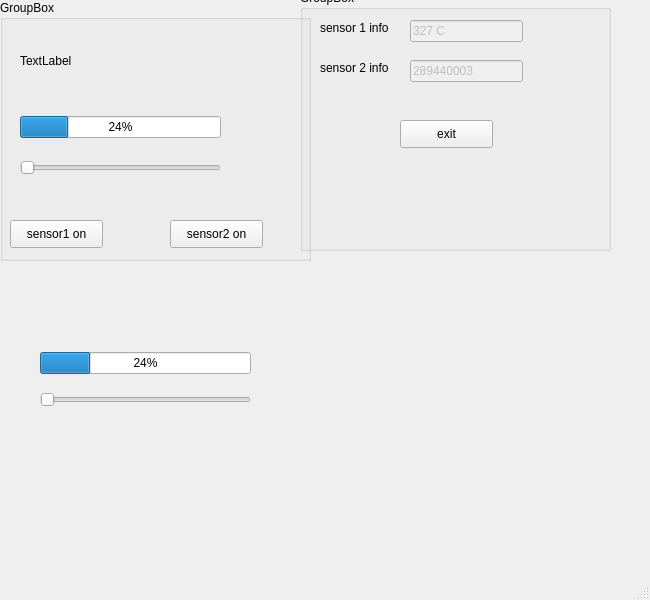
<?xml version="1.0" encoding="UTF-8"?>
<ui version="4.0">
 <class>MainWindow</class>
 <widget class="QMainWindow" name="MainWindow">
  <property name="geometry">
   <rect>
    <x>0</x>
    <y>0</y>
    <width>650</width>
    <height>600</height>
   </rect>
  </property>
  <property name="minimumSize">
   <size>
    <width>650</width>
    <height>600</height>
   </size>
  </property>
  <property name="maximumSize">
   <size>
    <width>650</width>
    <height>600</height>
   </size>
  </property>
  <property name="windowTitle">
   <string>MainWindow</string>
  </property>
  <widget class="QWidget" name="centralwidget">
   <widget class="QGroupBox" name="groupBoxAdmin">
    <property name="geometry">
     <rect>
      <x>0</x>
      <y>0</y>
      <width>311</width>
      <height>261</height>
     </rect>
    </property>
    <property name="title">
     <string>GroupBox</string>
    </property>
    <widget class="QPushButton" name="pushButton">
     <property name="geometry">
      <rect>
       <x>10</x>
       <y>220</y>
       <width>93</width>
       <height>28</height>
      </rect>
     </property>
     <property name="text">
      <string>sensor1 on</string>
     </property>
    </widget>
    <widget class="QPushButton" name="pushButton_2">
     <property name="geometry">
      <rect>
       <x>170</x>
       <y>220</y>
       <width>93</width>
       <height>28</height>
      </rect>
     </property>
     <property name="text">
      <string>sensor2 on</string>
     </property>
    </widget>
    <widget class="QLabel" name="label_3">
     <property name="geometry">
      <rect>
       <x>20</x>
       <y>40</y>
       <width>131</width>
       <height>41</height>
      </rect>
     </property>
     <property name="text">
      <string>TextLabel</string>
     </property>
    </widget>
    <widget class="QWidget" name="">
     <property name="geometry">
      <rect>
       <x>20</x>
       <y>100</y>
       <width>201</width>
       <height>91</height>
      </rect>
     </property>
     <layout class="QVBoxLayout" name="verticalLayout">
      <item>
       <widget class="QProgressBar" name="progressBar">
        <property name="value">
         <number>24</number>
        </property>
       </widget>
      </item>
      <item>
       <widget class="QSlider" name="horizontalSlider">
        <property name="orientation">
         <enum>Qt::Horizontal</enum>
        </property>
       </widget>
      </item>
     </layout>
    </widget>
   </widget>
   <widget class="QGroupBox" name="groupBox">
    <property name="geometry">
     <rect>
      <x>300</x>
      <y>-10</y>
      <width>311</width>
      <height>261</height>
     </rect>
    </property>
    <property name="title">
     <string>GroupBox</string>
    </property>
    <widget class="QLabel" name="label">
     <property name="geometry">
      <rect>
       <x>20</x>
       <y>30</y>
       <width>81</width>
       <height>16</height>
      </rect>
     </property>
     <property name="text">
      <string>sensor 1 info</string>
     </property>
    </widget>
    <widget class="QLineEdit" name="lineEdit">
     <property name="enabled">
      <bool>false</bool>
     </property>
     <property name="geometry">
      <rect>
       <x>110</x>
       <y>30</y>
       <width>113</width>
       <height>22</height>
      </rect>
     </property>
     <property name="text">
      <string>327 C</string>
     </property>
    </widget>
    <widget class="QLabel" name="label_2">
     <property name="geometry">
      <rect>
       <x>20</x>
       <y>70</y>
       <width>81</width>
       <height>16</height>
      </rect>
     </property>
     <property name="text">
      <string>sensor 2 info</string>
     </property>
    </widget>
    <widget class="QLineEdit" name="lineEdit_2">
     <property name="enabled">
      <bool>false</bool>
     </property>
     <property name="geometry">
      <rect>
       <x>110</x>
       <y>70</y>
       <width>113</width>
       <height>22</height>
      </rect>
     </property>
     <property name="text">
      <string>289440003</string>
     </property>
    </widget>
    <widget class="QPushButton" name="pushButton_3">
     <property name="geometry">
      <rect>
       <x>100</x>
       <y>130</y>
       <width>93</width>
       <height>28</height>
      </rect>
     </property>
     <property name="text">
      <string>exit</string>
     </property>
    </widget>
   </widget>
   <widget class="QWidget" name="">
    <property name="geometry">
     <rect>
      <x>40</x>
      <y>340</y>
      <width>211</width>
      <height>81</height>
     </rect>
    </property>
    <layout class="QVBoxLayout" name="verticalLayout_2">
     <item>
      <widget class="QProgressBar" name="progressBar_2">
       <property name="value">
        <number>24</number>
       </property>
      </widget>
     </item>
     <item>
      <widget class="QSlider" name="horizontalSlider_2">
       <property name="orientation">
        <enum>Qt::Horizontal</enum>
       </property>
      </widget>
     </item>
    </layout>
   </widget>
  </widget>
  <widget class="QMenuBar" name="menubar">
   <property name="geometry">
    <rect>
     <x>0</x>
     <y>0</y>
     <width>650</width>
     <height>26</height>
    </rect>
   </property>
  </widget>
  <widget class="QStatusBar" name="statusbar"/>
 </widget>
 <resources/>
 <connections>
  <connection>
   <sender>pushButton_3</sender>
   <signal>clicked()</signal>
   <receiver>groupBox</receiver>
   <slot>close()</slot>
   <hints>
    <hint type="sourcelabel">
     <x>441</x>
     <y>157</y>
    </hint>
    <hint type="destinationlabel">
     <x>513</x>
     <y>181</y>
    </hint>
   </hints>
  </connection>
  <connection>
   <sender>pushButton_2</sender>
   <signal>clicked()</signal>
   <receiver>MainWindow</receiver>
   <slot>close()</slot>
   <hints>
    <hint type="sourcelabel">
     <x>218</x>
     <y>253</y>
    </hint>
    <hint type="destinationlabel">
     <x>268</x>
     <y>309</y>
    </hint>
   </hints>
  </connection>
  <connection>
   <sender>horizontalSlider</sender>
   <signal>valueChanged(int)</signal>
   <receiver>progressBar</receiver>
   <slot>setValue(int)</slot>
   <hints>
    <hint type="sourcelabel">
     <x>107</x>
     <y>196</y>
    </hint>
    <hint type="destinationlabel">
     <x>111</x>
     <y>159</y>
    </hint>
   </hints>
  </connection>
 </connections>
</ui>
